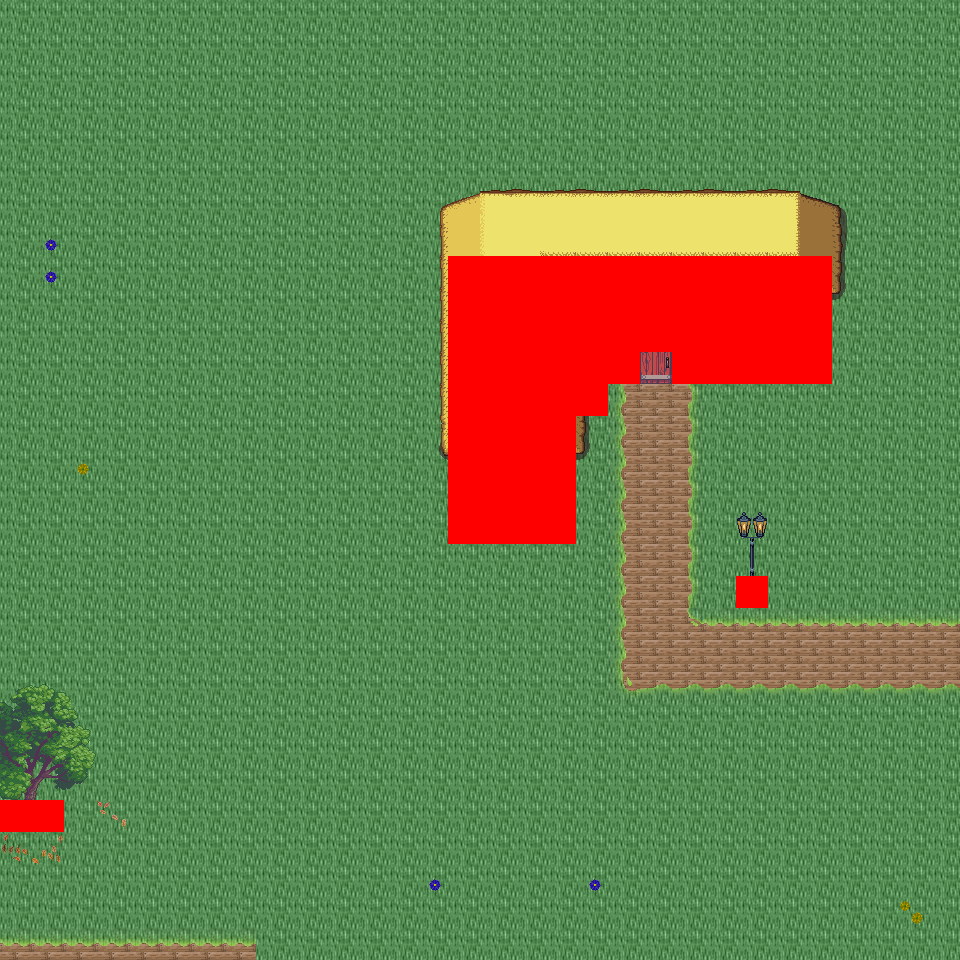

This game map was drawn from its Tiled (.tmx) file and the tilesets committed beside it. A one-line description and the trimmed map source follow:
An orthogonal 30x30 tile map with 32x32 px tiles, 6 tile layers (Ground, Object, Object2, Above, ...), 45 tilesets and 3 objects (3x mapExit).

<map version="1.0" orientation="orthogonal" renderorder="right-down" width="30" height="30" tilewidth="32" tileheight="32" nextobjectid="4">
  <tileset firstgid="1" name="tileset_logic_collision" tilewidth="32" tileheight="32" tilecount="1" columns="1">
    <image source="../drawable/tileset_logic_collision.png" width="32" height="32" />
  </tileset>
  <tileset firstgid="2" name="tileset_ground_ground" tilewidth="32" tileheight="32" tilecount="33" columns="3">
    <image source="../drawable/tileset_ground_ground.png" width="96" height="352" />
  </tileset>
  <tileset firstgid="35" name="tileset_building_castle" tilewidth="32" tileheight="32" tilecount="320" columns="20">
    <image source="../drawable/tileset_building_castle.png" width="640" height="512" />
  </tileset>
  <tileset firstgid="355" name="tileset_item_weapon_cannon" tilewidth="32" tileheight="32" tilecount="12" columns="3">
    <image source="../drawable/tileset_item_weapon_cannon.png" width="96" height="128" />
  </tileset>
  <tileset firstgid="367" name="tileset_item_pot_barrels_1" tilewidth="32" tileheight="32" tilecount="8" columns="4">
    <image source="../drawable/tileset_item_pot_barrels_1.png" width="128" height="64" />
  </tileset>
  <tileset firstgid="375" name="tileset_ground_grass_edges" tilewidth="32" tileheight="32" tilecount="36" columns="12">
    <image source="../drawable/tileset_ground_grass_edges.png" width="384" height="96" />
  </tileset>
  <tileset firstgid="411" name="tileset_ground_grass_corners" tilewidth="32" tileheight="32" tilecount="24" columns="6">
    <image source="../drawable/tileset_ground_grass_corners.png" width="192" height="128" />
  </tileset>
  <tileset firstgid="435" name="tileset_plant_vine" tilewidth="32" tileheight="32" tilecount="3" columns="1">
    <image source="../drawable/tileset_plant_vine.png" width="32" height="96" />
  </tileset>
  <tileset firstgid="438" name="tileset_ground_water_pool" tilewidth="32" tileheight="32" tilecount="72" columns="3">
    <image source="../drawable/tileset_ground_water_pool.png" width="96" height="768" />
  </tileset>
  <tileset firstgid="510" name="tileset_ground_earth_edges" tilewidth="32" tileheight="32" tilecount="18" columns="6">
    <image source="../drawable/tileset_ground_earth_edges.png" width="192" height="96" />
  </tileset>
  <tileset firstgid="528" name="tileset_building_decoration_chimney" tilewidth="32" tileheight="32" tilecount="2" columns="1">
    <image source="../drawable/tileset_building_decoration_chimney.png" width="32" height="64" />
  </tileset>
  <tileset firstgid="530" name="tileset_building_decoration_chimney_big" tilewidth="32" tileheight="32" tilecount="2" columns="1">
    <image source="../drawable/tileset_building_decoration_chimney_big.png" width="32" height="64" />
  </tileset>
  <tileset firstgid="532" name="tileset_plant_tree_fall_trees" tilewidth="32" tileheight="32" tilecount="40" columns="8">
    <image source="../drawable/tileset_plant_tree_fall_trees.png" width="256" height="160" />
  </tileset>
  <tileset firstgid="572" name="tileset_plant_tree_chestnut_tree" tilewidth="32" tileheight="32" tilecount="20" columns="4">
    <image source="../drawable/tileset_plant_tree_chestnut_tree.png" width="128" height="160" />
  </tileset>
  <tileset firstgid="592" name="tileset_plant_bush_hedge" tilewidth="32" tileheight="32" tilecount="35" columns="5">
    <image source="../drawable/tileset_plant_bush_hedge.png" width="160" height="224" />
  </tileset>
  <tileset firstgid="627" name="tileset_item_statue_gazingball_statue" tilewidth="32" tileheight="32" tilecount="12" columns="3">
    <image source="../drawable/tileset_item_statue_gazingball_statue.png" width="96" height="128" />
  </tileset>
  <tileset firstgid="639" name="tileset_plant_flower_red_blue_clusters" tilewidth="32" tileheight="32" tilecount="4" columns="1">
    <image source="../drawable/tileset_plant_flower_red_blue_clusters.png" width="32" height="128" />
  </tileset>
  <tileset firstgid="643" name="tileset_ground_cobbled_paving" tilewidth="32" tileheight="32" tilecount="1" columns="1">
    <image source="../drawable/tileset_ground_cobbled_paving.png" width="32" height="32" />
  </tileset>
  <tileset firstgid="644" name="tileset_furniture_light_lamp_blue" tilewidth="32" tileheight="32" tilecount="3" columns="1">
    <image source="../drawable/tileset_furniture_light_lamp_blue.png" width="32" height="96" />
  </tileset>
  <tileset firstgid="647" name="tileset_light_dim_light_7x5" tilewidth="32" tileheight="32" tilecount="35" columns="7">
    <image source="../drawable/tileset_light_dim_light_7x5.png" width="224" height="160" />
  </tileset>
  <tileset firstgid="682" name="tileset_light_light_5x5" tilewidth="32" tileheight="32" tilecount="25" columns="5">
    <image source="../drawable/tileset_light_light_5x5.png" width="160" height="160" />
  </tileset>
  <tileset firstgid="707" name="tileset_plant_leaves" tilewidth="32" tileheight="32" tilecount="8" columns="4">
    <image source="../drawable/tileset_plant_leaves.png" width="128" height="64" />
  </tileset>
  <tileset firstgid="715" name="tileset_plant_flower_flowers_mixed" tilewidth="32" tileheight="32" tilecount="16" columns="4">
    <image source="../drawable/tileset_plant_flower_flowers_mixed.png" width="128" height="128" />
  </tileset>
  <tileset firstgid="731" name="tileset_plant_bush_large_green" tilewidth="32" tileheight="32" tilecount="9" columns="3">
    <image source="../drawable/tileset_plant_bush_large_green.png" width="96" height="96" />
  </tileset>
  <tileset firstgid="740" name="tileset_plant_bush_hosta" tilewidth="32" tileheight="32" tilecount="9" columns="3">
    <image source="../drawable/tileset_plant_bush_hosta.png" width="96" height="96" />
  </tileset>
  <tileset firstgid="749" name="tileset_item_statue_fairypool" tilewidth="32" tileheight="32" tilecount="16" columns="2">
    <image source="../drawable/tileset_item_statue_fairypool.png" width="64" height="256" />
  </tileset>
  <tileset firstgid="765" name="tileset_item_statue_grey_stone" tilewidth="32" tileheight="32" tilecount="4" columns="2">
    <image source="../drawable/tileset_item_statue_grey_stone.png" width="64" height="64" />
  </tileset>
  <tileset firstgid="769" name="tileset_item_statue_plants_potted_stone" tilewidth="32" tileheight="32" tilecount="6" columns="3">
    <image source="../drawable/tileset_item_statue_plants_potted_stone.png" width="96" height="64" />
  </tileset>
  <tileset firstgid="775" name="tileset_plant_flower_daisy_blue" tilewidth="32" tileheight="32" tilecount="8" columns="2">
    <image source="../drawable/tileset_plant_flower_daisy_blue.png" width="64" height="128" />
  </tileset>
  <tileset firstgid="783" name="tileset_plant_flower_daisy_red" tilewidth="32" tileheight="32" tilecount="8" columns="2">
    <image source="../drawable/tileset_plant_flower_daisy_red.png" width="64" height="128" />
  </tileset>
  <tileset firstgid="791" name="tileset_plant_flower_daisy_white" tilewidth="32" tileheight="32" tilecount="8" columns="2">
    <image source="../drawable/tileset_plant_flower_daisy_white.png" width="64" height="128" />
  </tileset>
  <tileset firstgid="799" name="tileset_plant_flower_daisy_yellow" tilewidth="32" tileheight="32" tilecount="8" columns="2">
    <image source="../drawable/tileset_plant_flower_daisy_yellow.png" width="64" height="128" />
  </tileset>
  <tileset firstgid="807" name="tileset_furniture_chair_bench_white" tilewidth="32" tileheight="32" tilecount="8" columns="2">
    <image source="../drawable/tileset_furniture_chair_bench_white.png" width="64" height="128" />
  </tileset>
  <tileset firstgid="815" name="tileset_plant_bush_bricked_bushes" tilewidth="32" tileheight="32" tilecount="6" columns="2">
    <image source="../drawable/tileset_plant_bush_bricked_bushes.png" width="64" height="96" />
  </tileset>
  <tileset firstgid="821" name="tileset_plant_stump_small_stump" tilewidth="32" tileheight="32" tilecount="4" columns="2">
    <image source="../drawable/tileset_plant_stump_small_stump.png" width="64" height="64" />
  </tileset>
  <tileset firstgid="825" name="tileset_item_firewood" tilewidth="32" tileheight="32" tilecount="12" columns="3">
    <image source="../drawable/tileset_item_firewood.png" width="96" height="128" />
  </tileset>
  <tileset firstgid="837" name="tileset_item_campfires" tilewidth="32" tileheight="32" tilecount="2" columns="2">
    <image source="../drawable/tileset_item_campfires.png" width="64" height="32" />
  </tileset>
  <tileset firstgid="839" name="tileset_building_wall_int_sandstone" tilewidth="32" tileheight="32" tilecount="15" columns="3">
    <image source="../drawable/tileset_building_wall_int_sandstone.png" width="96" height="160" />
  </tileset>
  <tileset firstgid="854" name="tileset_logic_creature_rodent" tilewidth="32" tileheight="32" tilecount="8" columns="8">
    <image source="../drawable/tileset_logic_creature_rodent.png" width="256" height="32" />
  </tileset>
  <tileset firstgid="862" name="tileset_ground_ground_3" tilewidth="32" tileheight="32" tilecount="5" columns="5">
    <image source="../drawable/tileset_ground_ground_3.png" width="160" height="32" />
  </tileset>
  <tileset firstgid="867" name="tileset_building_cottage" tilewidth="32" tileheight="32" tilecount="256" columns="16">
    <image source="../drawable/tileset_building_cottage.png" width="512" height="512" />
  </tileset>
  <tileset firstgid="1123" name="tileset_building_roof_thatched_roof" tilewidth="32" tileheight="32" tilecount="256" columns="16">
    <image source="../drawable/tileset_building_roof_thatched_roof.png" width="512" height="512" />
  </tileset>
  <tileset firstgid="1379" name="tileset_building_door_doors" tilewidth="32" tileheight="32" tilecount="256" columns="16">
    <image source="../drawable/tileset_building_door_doors.png" width="512" height="512" />
  </tileset>
  <tileset firstgid="1635" name="tileset_building_window_windows" tilewidth="32" tileheight="32" tilecount="256" columns="16">
    <image source="../drawable/tileset_building_window_windows.png" width="512" height="512" />
  </tileset>
  <tileset firstgid="1891" name="tileset_logic_portal" tilewidth="32" tileheight="32" tilecount="24" columns="8">
    <image source="../drawable/tileset_logic_portal.png" width="256" height="96" />
  </tileset>
  <layer name="Ground" width="30" height="30">
    <data>[900 cells, 900 non-empty, 5 distinct tile ids]</data>
  </layer>
  <layer name="Object" width="30" height="30">
    <data>[900 cells, 89 non-empty, 21 distinct tile ids]</data>
  </layer>
  <layer name="Object2" width="30" height="30">
    <data>[900 cells, 18 non-empty, 12 distinct tile ids]</data>
  </layer>
  <layer name="Above" width="30" height="30">
    <data>[900 cells, 100 non-empty, 43 distinct tile ids]</data>
  </layer>
  <layer name="Above2" width="30" height="30">
    <data>[900 cells, 11 non-empty, 3 distinct tile ids]</data>
  </layer>
  <layer name="Walkable" width="30" height="30">
    <data>[900 cells, 71 non-empty, 1 distinct tile ids]</data>
  </layer>
  <objectgroup name="MapEvents">
    <object id="1" name="south" type="mapExit" x="0" y="928" width="960" height="32">
      <properties>
        <property name="map" value="level_0_x21_y60" />
        <property name="x" value="0" />
        <property name="y" value="1" />
      </properties>
    </object>
    <object id="2" name="west" type="mapExit" x="0" y="0" width="32" height="800">
      <properties>
        <property name="map" value="level_0_x20_y59" />
        <property name="x" value="28" />
        <property name="y" value="0" />
      </properties>
    </object>
    <object id="3" name="west2" type="mapExit" x="0" y="832" width="32" height="128">
      <properties>
        <property name="map" value="level_0_x20_y59" />
        <property name="x" value="28" />
        <property name="y" value="26" />
      </properties>
    </object>
  </objectgroup>
</map>
